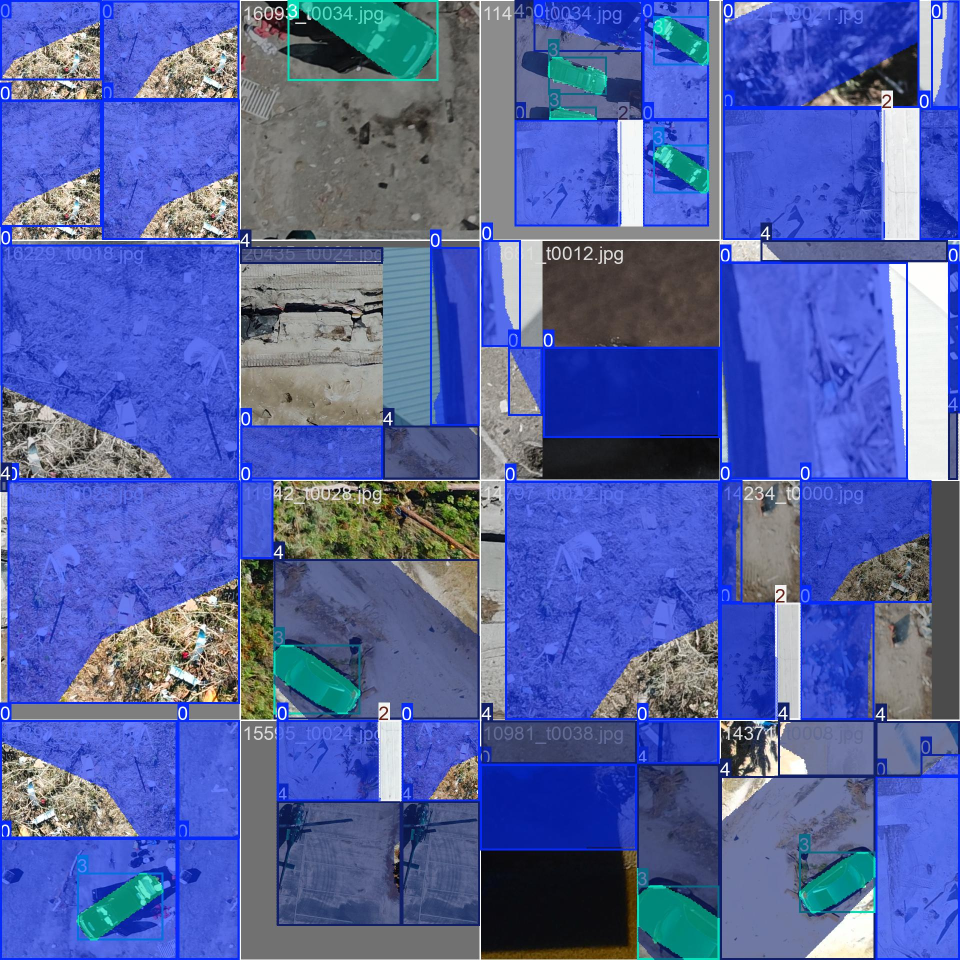
#> input picture rescuenet_seg_production3/train_batch0.jpg, 1920 x 1920 px (shown at 1/2 size)
$ python -i visualization.py   (imports and definitions only)
#> lines starting #> are read from the running program, lines starting #| are printed output that depends on the picture
"""Visualization utilities for damage detection results."""

from pathlib import Path
from typing import Optional

import cv2
import matplotlib.pyplot as plt
import numpy as np

from src.utils.classes import CLASS_COLORS, build_class_map


class Visualizer:
    """Visualization utilities for detection and segmentation results."""

    # [123 lines left out: functions draw_bboxes, draw_masks, plot_predictions, save_result_image, not called in this run]

>>> import cv2
>>> picture = cv2.imread('../../rescuenet_seg_production3/train_batch0.jpg', cv2.IMREAD_GRAYSCALE)
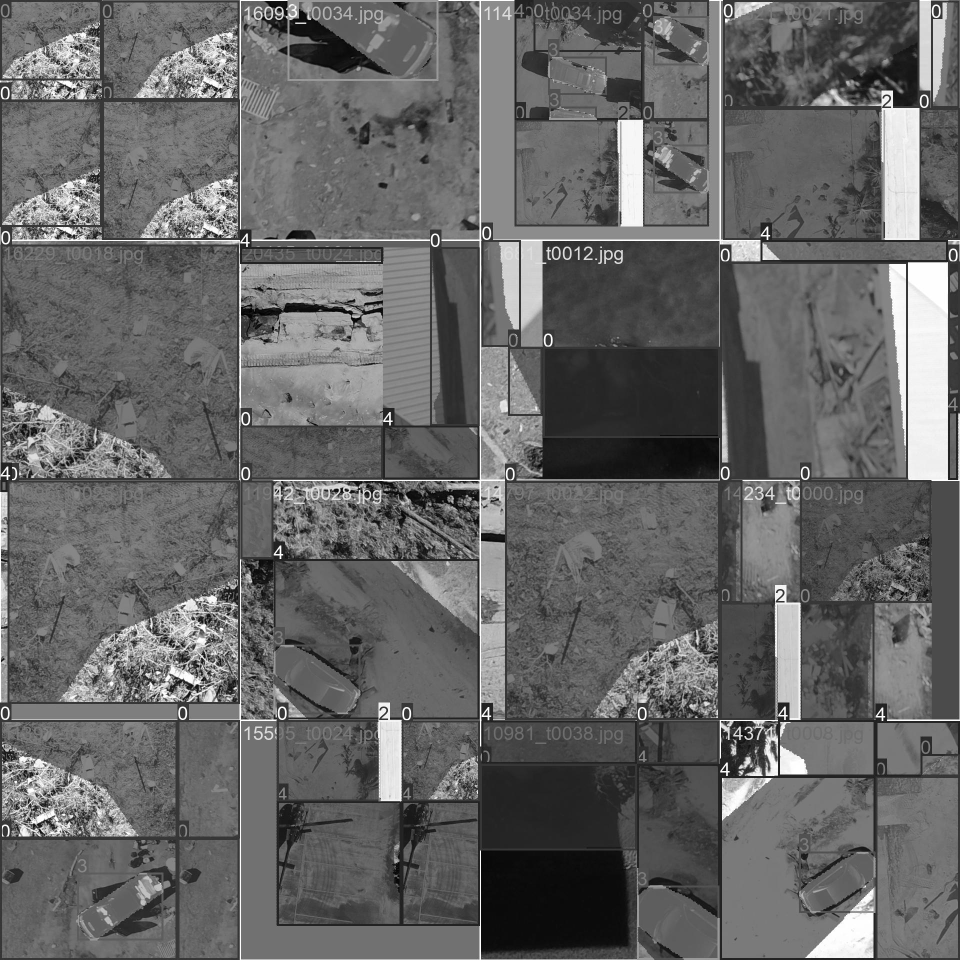
#> picture: shape (1920, 1920) (shown at 1/2 size); min 0, max 255, mean 102
>>> result = Visualizer().plot_predictions(picture, 'out.png')
#> (the run stopped early here; a loop or call above may not have finished)

$ run again, on rescuenet_seg_production3/train_batch1.jpg
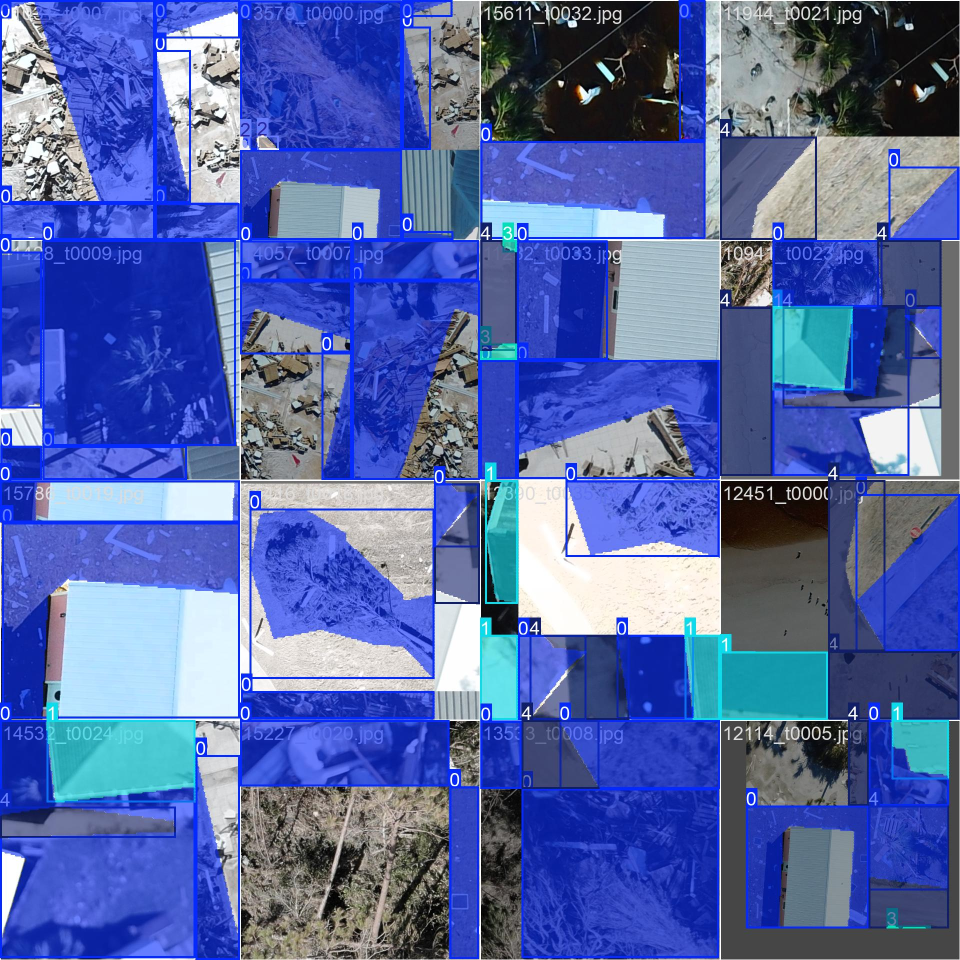
#> input picture rescuenet_seg_production3/train_batch1.jpg, 1920 x 1920 px (shown at 1/2 size)
#> `picture = cv2.imread('../../rescuenet_seg_production3/train_batch0.jpg..`:
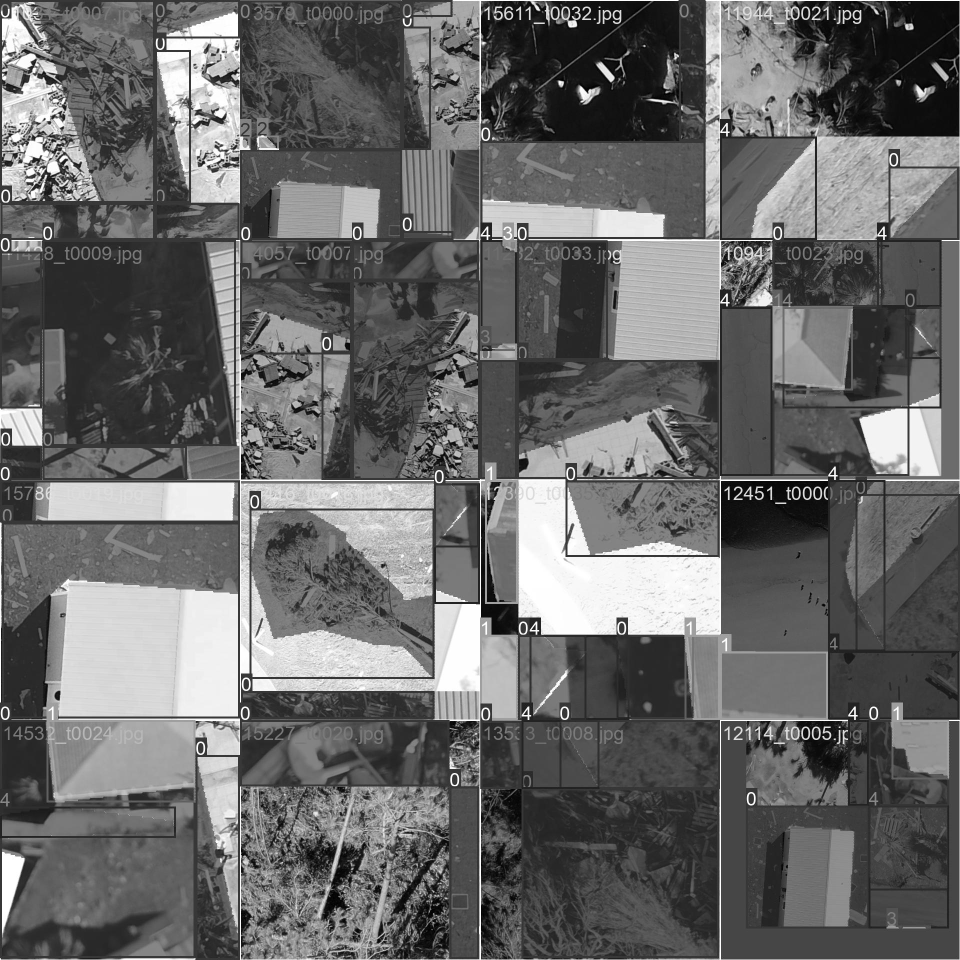
#> picture: shape (1920, 1920) (shown at 1/2 size); min 0, max 255, mean 104.7

$ run again, on rescuenet_seg_production3/train_batch2.jpg
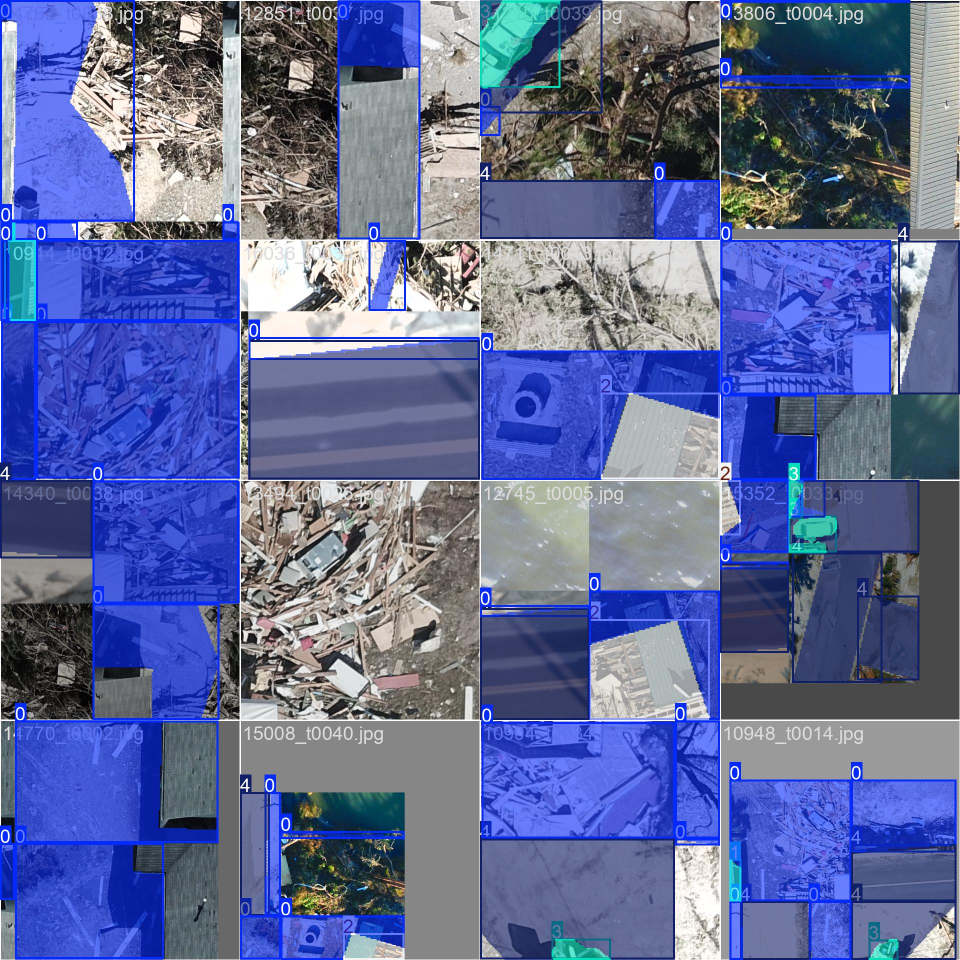
#> input picture rescuenet_seg_production3/train_batch2.jpg, 1920 x 1920 px (shown at 1/2 size)
#> `picture = cv2.imread('../../rescuenet_seg_production3/train_batch0.jpg..`:
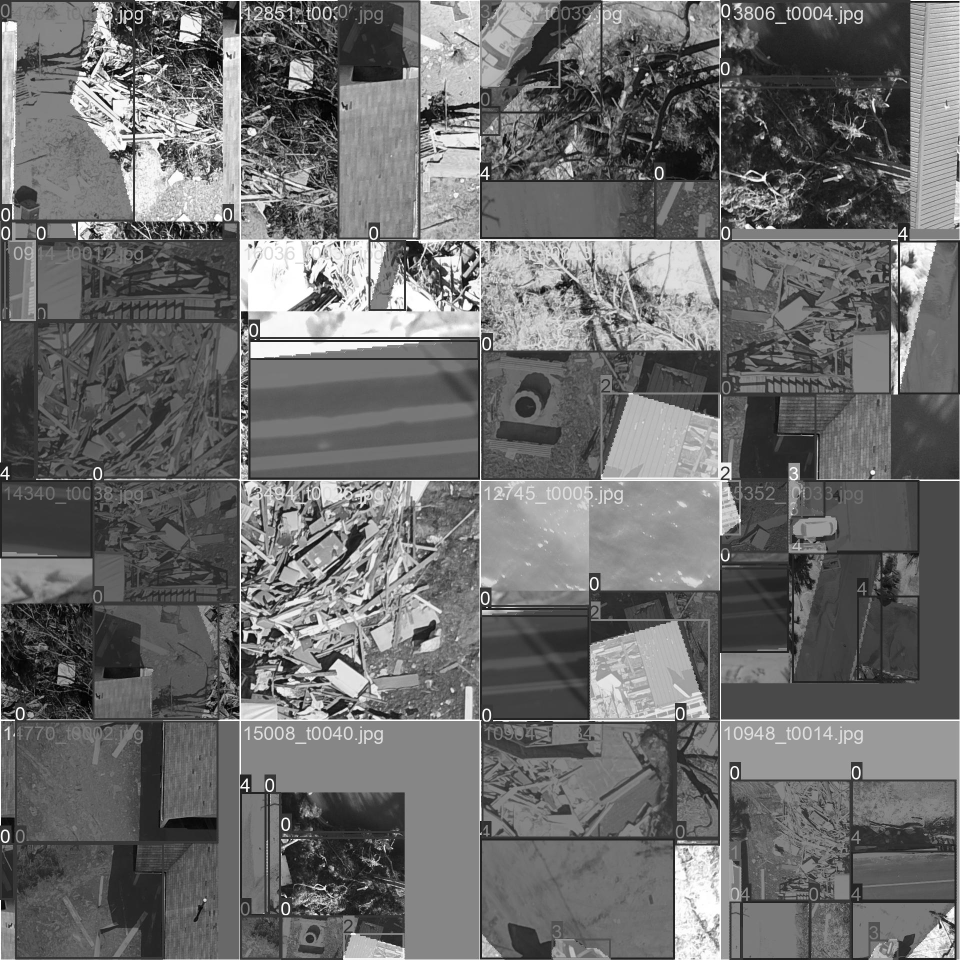
#> picture: shape (1920, 1920) (shown at 1/2 size); min 0, max 255, mean 108.3

$ run again, on rescuenet_seg_production3/train_batch222660.jpg
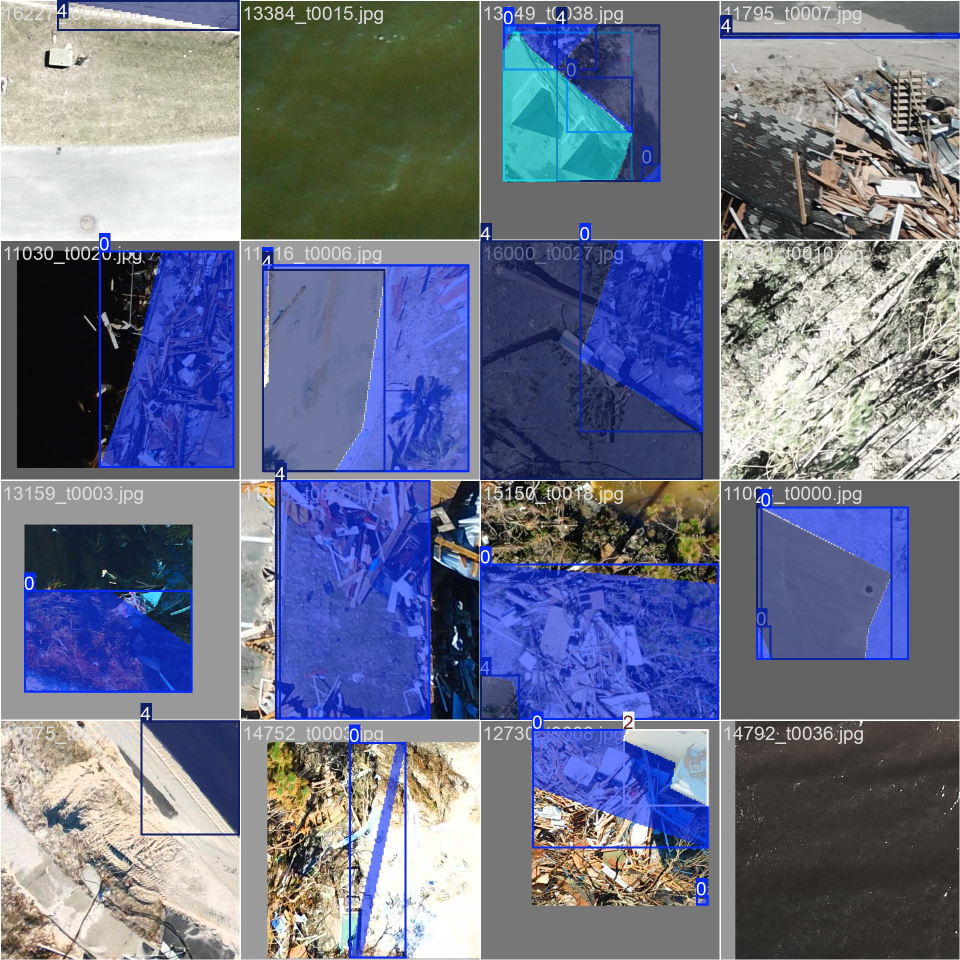
#> input picture rescuenet_seg_production3/train_batch222660.jpg, 1920 x 1920 px (shown at 1/2 size)
#> `picture = cv2.imread('../../rescuenet_seg_production3/train_batch0.jpg..`:
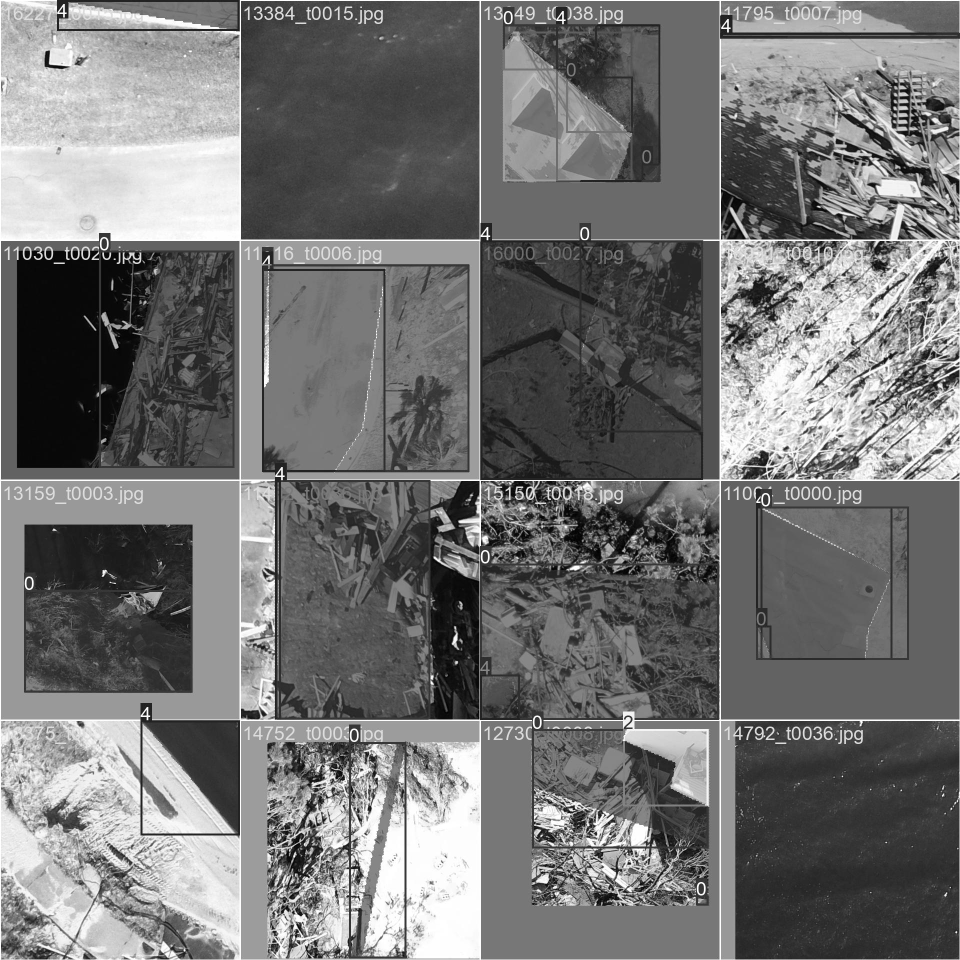
#> picture: shape (1920, 1920) (shown at 1/2 size); min 0, max 255, mean 116
